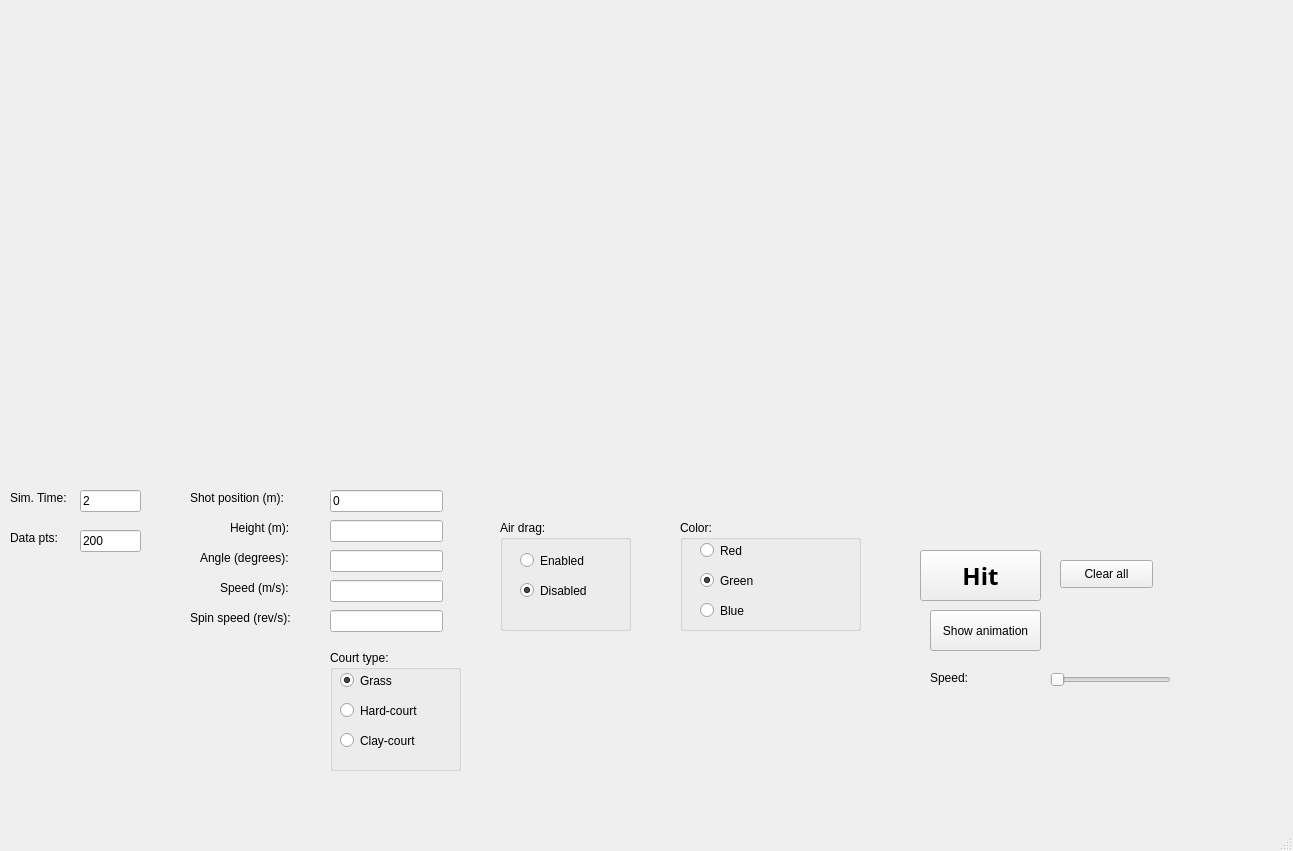
<?xml version="1.0" encoding="UTF-8"?>
<ui version="4.0">
 <class>MainWindow</class>
 <widget class="QMainWindow" name="MainWindow">
  <property name="geometry">
   <rect>
    <x>0</x>
    <y>0</y>
    <width>1293</width>
    <height>851</height>
   </rect>
  </property>
  <property name="windowTitle">
   <string>Tennis-Simulator</string>
  </property>
  <property name="documentMode">
   <bool>false</bool>
  </property>
  <widget class="QWidget" name="centralwidget">
   <widget class="QLabel" name="image_box">
    <property name="geometry">
     <rect>
      <x>10</x>
      <y>10</y>
      <width>1281</width>
      <height>461</height>
     </rect>
    </property>
    <property name="text">
     <string/>
    </property>
    <property name="pixmap">
     <pixmap>tennis_court3.png</pixmap>
    </property>
   </widget>
   <widget class="QLabel" name="label">
    <property name="geometry">
     <rect>
      <x>220</x>
      <y>580</y>
      <width>101</width>
      <height>16</height>
     </rect>
    </property>
    <property name="text">
     <string>Speed (m/s):</string>
    </property>
   </widget>
   <widget class="QLabel" name="label_2">
    <property name="geometry">
     <rect>
      <x>230</x>
      <y>520</y>
      <width>81</width>
      <height>16</height>
     </rect>
    </property>
    <property name="text">
     <string>Height (m):</string>
    </property>
   </widget>
   <widget class="QLabel" name="label_3">
    <property name="geometry">
     <rect>
      <x>200</x>
      <y>550</y>
      <width>101</width>
      <height>16</height>
     </rect>
    </property>
    <property name="text">
     <string>Angle (degrees):</string>
    </property>
   </widget>
   <widget class="QLabel" name="label_4">
    <property name="geometry">
     <rect>
      <x>190</x>
      <y>610</y>
      <width>121</width>
      <height>16</height>
     </rect>
    </property>
    <property name="text">
     <string>Spin speed (rev/s):</string>
    </property>
   </widget>
   <widget class="QLineEdit" name="height_box">
    <property name="geometry">
     <rect>
      <x>330</x>
      <y>520</y>
      <width>113</width>
      <height>22</height>
     </rect>
    </property>
   </widget>
   <widget class="QLineEdit" name="theta_box">
    <property name="geometry">
     <rect>
      <x>330</x>
      <y>550</y>
      <width>113</width>
      <height>22</height>
     </rect>
    </property>
   </widget>
   <widget class="QLineEdit" name="speed_box">
    <property name="geometry">
     <rect>
      <x>330</x>
      <y>580</y>
      <width>113</width>
      <height>22</height>
     </rect>
    </property>
   </widget>
   <widget class="QLineEdit" name="rev_per_sec_box">
    <property name="geometry">
     <rect>
      <x>330</x>
      <y>610</y>
      <width>113</width>
      <height>22</height>
     </rect>
    </property>
   </widget>
   <widget class="QPushButton" name="hit_button">
    <property name="geometry">
     <rect>
      <x>920</x>
      <y>550</y>
      <width>121</width>
      <height>51</height>
     </rect>
    </property>
    <property name="font">
     <font>
      <family>Lucida Bright</family>
      <pointsize>18</pointsize>
      <weight>75</weight>
      <bold>true</bold>
     </font>
    </property>
    <property name="text">
     <string>Hit</string>
    </property>
    <property name="shortcut">
     <string>Return</string>
    </property>
   </widget>
   <widget class="QGroupBox" name="groupBox">
    <property name="geometry">
     <rect>
      <x>680</x>
      <y>520</y>
      <width>181</width>
      <height>111</height>
     </rect>
    </property>
    <property name="title">
     <string>Color:</string>
    </property>
    <widget class="QRadioButton" name="red_clr">
     <property name="geometry">
      <rect>
       <x>20</x>
       <y>20</y>
       <width>95</width>
       <height>21</height>
      </rect>
     </property>
     <property name="text">
      <string>Red</string>
     </property>
    </widget>
    <widget class="QRadioButton" name="greeen_clr">
     <property name="geometry">
      <rect>
       <x>20</x>
       <y>50</y>
       <width>95</width>
       <height>21</height>
      </rect>
     </property>
     <property name="text">
      <string>Green</string>
     </property>
     <property name="checked">
      <bool>true</bool>
     </property>
    </widget>
    <widget class="QRadioButton" name="blue_clr">
     <property name="geometry">
      <rect>
       <x>20</x>
       <y>80</y>
       <width>95</width>
       <height>21</height>
      </rect>
     </property>
     <property name="text">
      <string>Blue</string>
     </property>
    </widget>
   </widget>
   <widget class="QPushButton" name="clear_all">
    <property name="geometry">
     <rect>
      <x>1060</x>
      <y>560</y>
      <width>93</width>
      <height>28</height>
     </rect>
    </property>
    <property name="text">
     <string>Clear all</string>
    </property>
    <property name="shortcut">
     <string>Esc</string>
    </property>
   </widget>
   <widget class="QGroupBox" name="groupBox_2">
    <property name="geometry">
     <rect>
      <x>500</x>
      <y>520</y>
      <width>131</width>
      <height>111</height>
     </rect>
    </property>
    <property name="title">
     <string>Air drag:</string>
    </property>
    <widget class="QRadioButton" name="enable_drag_button">
     <property name="geometry">
      <rect>
       <x>20</x>
       <y>30</y>
       <width>95</width>
       <height>21</height>
      </rect>
     </property>
     <property name="text">
      <string>Enabled</string>
     </property>
    </widget>
    <widget class="QRadioButton" name="disable_drag_button">
     <property name="geometry">
      <rect>
       <x>20</x>
       <y>60</y>
       <width>95</width>
       <height>21</height>
      </rect>
     </property>
     <property name="text">
      <string>Disabled</string>
     </property>
     <property name="checked">
      <bool>true</bool>
     </property>
    </widget>
   </widget>
   <widget class="QLabel" name="label_5">
    <property name="geometry">
     <rect>
      <x>190</x>
      <y>490</y>
      <width>111</width>
      <height>16</height>
     </rect>
    </property>
    <property name="text">
     <string>Shot position (m):</string>
    </property>
   </widget>
   <widget class="QLineEdit" name="shot_position">
    <property name="geometry">
     <rect>
      <x>330</x>
      <y>490</y>
      <width>113</width>
      <height>22</height>
     </rect>
    </property>
    <property name="text">
     <string>0</string>
    </property>
   </widget>
   <widget class="QGroupBox" name="groupBox_3">
    <property name="geometry">
     <rect>
      <x>330</x>
      <y>650</y>
      <width>131</width>
      <height>121</height>
     </rect>
    </property>
    <property name="title">
     <string>Court type:</string>
    </property>
    <widget class="QRadioButton" name="grass_court">
     <property name="geometry">
      <rect>
       <x>10</x>
       <y>20</y>
       <width>95</width>
       <height>21</height>
      </rect>
     </property>
     <property name="text">
      <string>Grass</string>
     </property>
     <property name="checked">
      <bool>true</bool>
     </property>
    </widget>
    <widget class="QRadioButton" name="hard_court">
     <property name="geometry">
      <rect>
       <x>10</x>
       <y>50</y>
       <width>95</width>
       <height>21</height>
      </rect>
     </property>
     <property name="text">
      <string>Hard-court</string>
     </property>
    </widget>
    <widget class="QRadioButton" name="clay_court">
     <property name="geometry">
      <rect>
       <x>10</x>
       <y>80</y>
       <width>95</width>
       <height>21</height>
      </rect>
     </property>
     <property name="text">
      <string>Clay-court</string>
     </property>
    </widget>
   </widget>
   <widget class="QPushButton" name="show_animation_button">
    <property name="geometry">
     <rect>
      <x>930</x>
      <y>610</y>
      <width>111</width>
      <height>41</height>
     </rect>
    </property>
    <property name="text">
     <string>Show animation</string>
    </property>
    <property name="shortcut">
     <string>Shift+Return</string>
    </property>
   </widget>
   <widget class="QLabel" name="label_6">
    <property name="geometry">
     <rect>
      <x>930</x>
      <y>670</y>
      <width>55</width>
      <height>16</height>
     </rect>
    </property>
    <property name="text">
     <string>Speed:</string>
    </property>
   </widget>
   <widget class="QSlider" name="animation_speed">
    <property name="geometry">
     <rect>
      <x>1050</x>
      <y>670</y>
      <width>121</width>
      <height>20</height>
     </rect>
    </property>
    <property name="minimum">
     <number>1</number>
    </property>
    <property name="maximum">
     <number>5</number>
    </property>
    <property name="singleStep">
     <number>1</number>
    </property>
    <property name="value">
     <number>1</number>
    </property>
    <property name="sliderPosition">
     <number>1</number>
    </property>
    <property name="orientation">
     <enum>Qt::Horizontal</enum>
    </property>
    <property name="invertedAppearance">
     <bool>false</bool>
    </property>
    <property name="invertedControls">
     <bool>false</bool>
    </property>
   </widget>
   <widget class="QLabel" name="label_7">
    <property name="geometry">
     <rect>
      <x>10</x>
      <y>490</y>
      <width>71</width>
      <height>16</height>
     </rect>
    </property>
    <property name="text">
     <string>Sim. Time:</string>
    </property>
   </widget>
   <widget class="QLineEdit" name="sim_time">
    <property name="geometry">
     <rect>
      <x>80</x>
      <y>490</y>
      <width>61</width>
      <height>22</height>
     </rect>
    </property>
    <property name="text">
     <string>2</string>
    </property>
   </widget>
   <widget class="QLabel" name="label_8">
    <property name="geometry">
     <rect>
      <x>10</x>
      <y>530</y>
      <width>55</width>
      <height>16</height>
     </rect>
    </property>
    <property name="text">
     <string>Data pts:</string>
    </property>
   </widget>
   <widget class="QLineEdit" name="data_points">
    <property name="geometry">
     <rect>
      <x>80</x>
      <y>530</y>
      <width>61</width>
      <height>22</height>
     </rect>
    </property>
    <property name="text">
     <string>200</string>
    </property>
   </widget>
  </widget>
  <widget class="QMenuBar" name="menubar">
   <property name="geometry">
    <rect>
     <x>0</x>
     <y>0</y>
     <width>1293</width>
     <height>25</height>
    </rect>
   </property>
  </widget>
  <widget class="QStatusBar" name="statusbar"/>
 </widget>
 <resources/>
 <connections/>
</ui>
